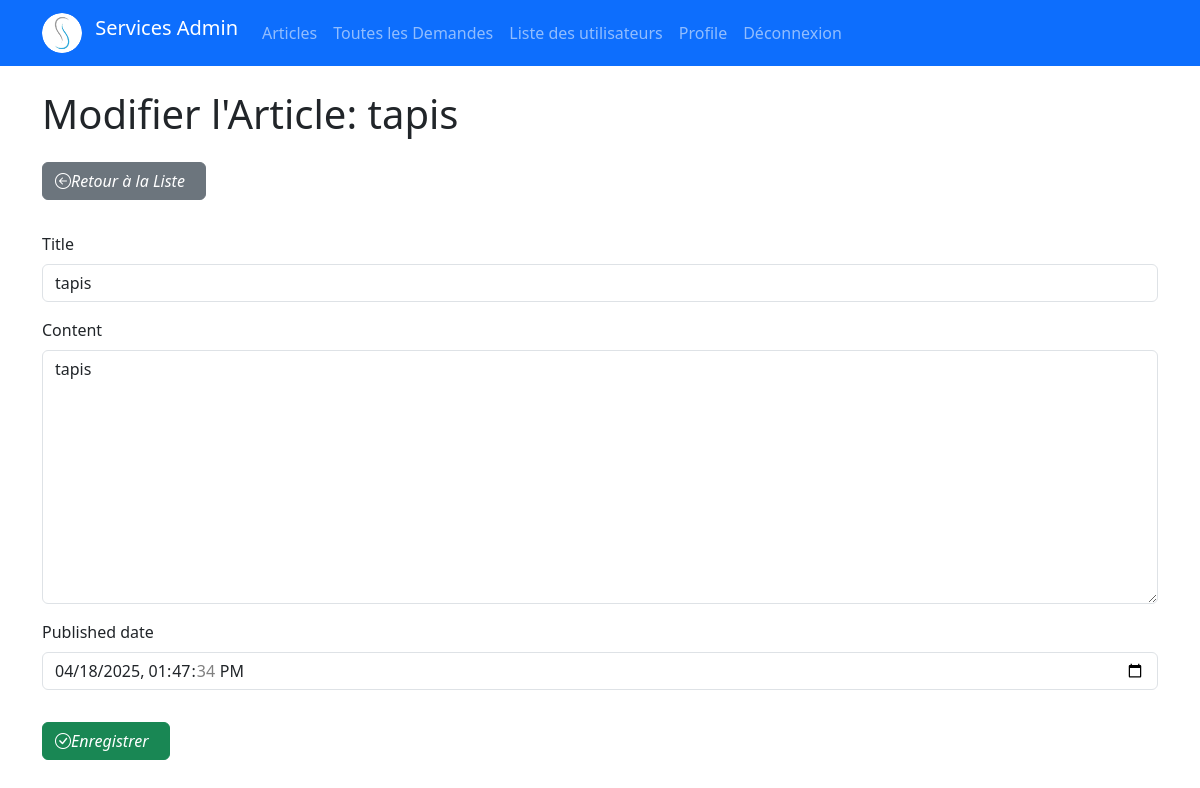
The page /articles/1/update/ (signed in) on the database as committed earlier.
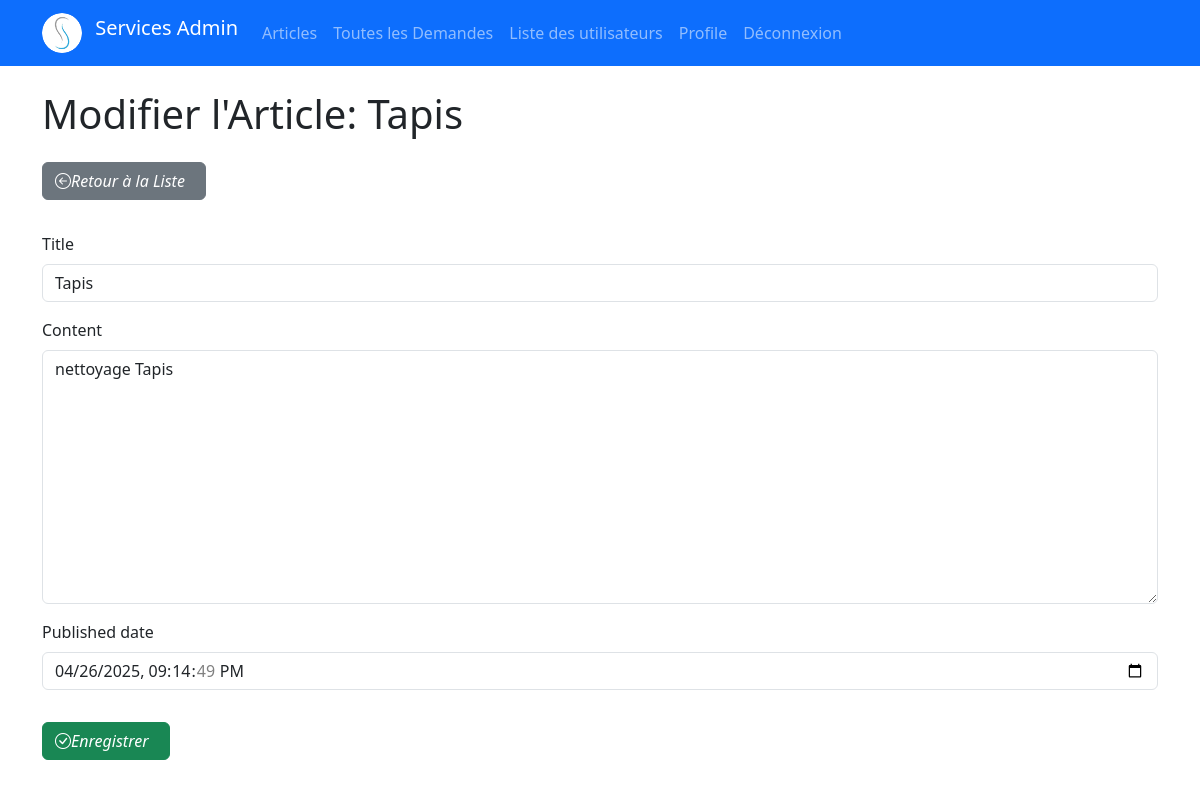
The same page on the database as committed later.
### articles/models.py (models this page shows, shortened)
class Article(models.Model):
    title = models.CharField(max_length=200)
    content = models.TextField()
    author = models.ForeignKey(settings.AUTH_USER_MODEL, on_delete=models.CASCADE, related_name='articles')
    published_date = models.DateTimeField(default=timezone.now)
    created_date = models.DateTimeField(auto_now_add=True)
    updated_date = models.DateTimeField(auto_now=True)
    class Meta:
        ordering = ['-published_date'] # Trie les articles par date de publication décroissante

### articles/views.py (the view)
# urls.py: path('<int:pk>/update/', views.article_update, name='article_update'), # /articles/1/update/
@user_passes_test(is_staff_or_superuser)
def article_update(request, pk): # Capture la clé primaire de l'article depuis l'URL
    article = get_object_or_404(Article, pk=pk) # Récupère l'article ou renvoie 404
    if request.method == 'POST':
        form = ArticleForm(request.POST, instance=article) # Lie le formulaire à l'instance existante
        if form.is_valid():
            form.save()
            return redirect('articles:article_list') # Redirige après succès
    else:
        form = ArticleForm(instance=article) # Pré-remplit le formulaire avec les données de l'article
    context = {
        'form': form,
        'article': article,
        'page_title': f'Modifier l\'Article: {article.title}'
    }
    return render(request, 'articles/article_form.html', context) # Réutilise potentiellement un template de formulaire

### articles/forms.py
class ArticleForm(forms.ModelForm):
    class Meta:
        model = Article
        fields = ['title', 'content', 'published_date'] # Champs modifiables via le formulaire
        widgets = {
             'title': forms.TextInput(attrs={'class': 'form-control'}),
             'content': forms.Textarea(attrs={'class': 'form-control'}),
             'published_date': forms.DateTimeInput(attrs={'class': 'form-control', 'type': 'datetime-local'}), # Exemple pour un date/heure picker
        }

### articles/views.py (called while the page is built)
def is_staff_or_superuser(user):
    return user.is_staff or user.is_superuser

### articles/templates/articles/article_form.html (shortened to what this page needs)
{% extends 'base.html' %}
{% load static %}
{% block content %}
    <h1 class="mb-4">{{ page_title }}</h1>
    <p>
        <a href="{% url 'articles:article_list' %}" class="btn btn-secondary mb-3">
            <i class="bi bi-arrow-left-circle me-2">Retour à la Liste</i>
        </a>
    </p>
    <form method="post">
        {% for field in form %}
            <div class="mb-3">
                <label for="{{ field.id_for_label }}" class="form-label">{{ field.label }}</label>
                {{ field }}
            </div>
        {% endfor %}
        <button type="submit" class="btn btn-success mt-3">
            <i class="bi bi-check-circle me-2">Enregistrer</i>
        </button>
    </form>
{% endblock %}

Rows that differ between the two databases and show on the page:
changed Article: title "tapis" → "Tapis"; content "tapis" → "nettoyage Tapis"; published_date "04/18/2025 13:47:34" → "04/26/2025 21:14:49"
Other text that changed with them:
{{ page_title }}: "Modifier l'Article: tapis" → "Modifier l'Article: Tapis"
